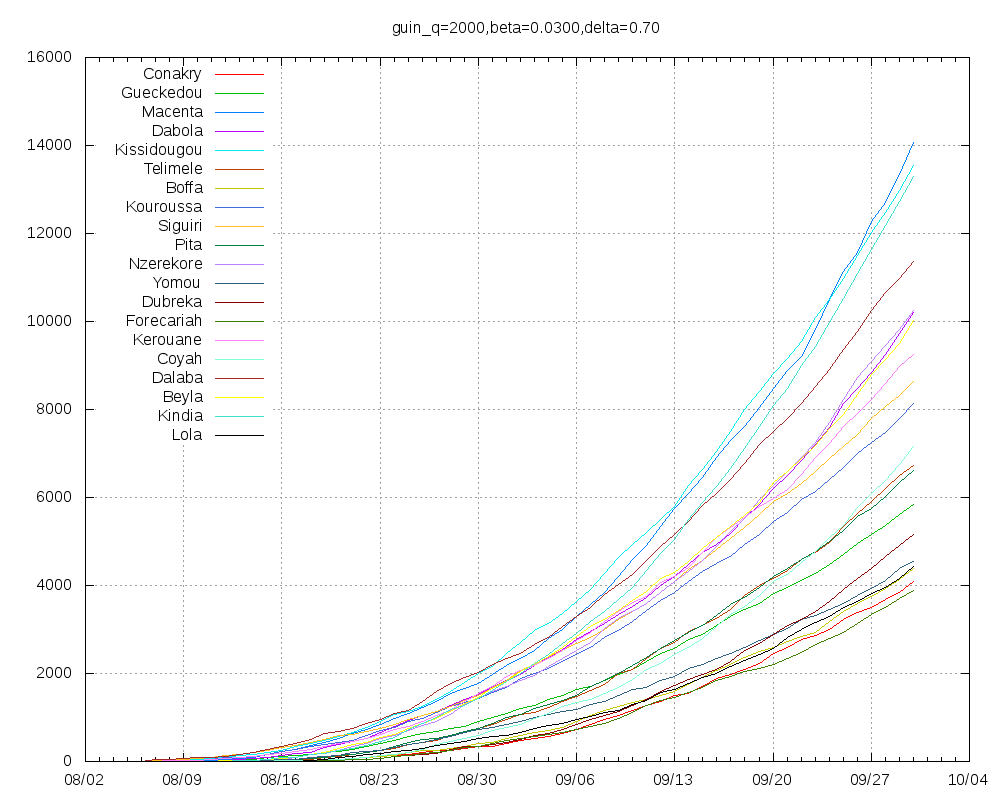

The gnuplot source for this figure:
set title "guin_q=2000,beta=0.0300,delta=0.70"
set key top left
set grid
set xdata time
set timefmt "%Y-%m-%d"
set terminal png size 1000,800
set output "guin_q=2000,beta=0.0300,delta=0.70.png"
plot "Conakry.tab" using 1:2 title "Conakry" with lines,"Gueckedou.tab" using 1:2 title "Gueckedou" with lines,"Macenta.tab" using 1:2 title "Macenta" with lines,"Dabola.tab" using 1:2 title "Dabola" with lines,"Kissidougou.tab" using 1:2 title "Kissidougou" with lines,"Telimele.tab" using 1:2 title "Telimele" with lines,"Boffa.tab" using 1:2 title "Boffa" with lines,"Kouroussa.tab" using 1:2 title "Kouroussa" with lines,"Siguiri.tab" using 1:2 title "Siguiri" with lines,"Pita.tab" using 1:2 title "Pita" with lines,"Nzerekore.tab" using 1:2 title "Nzerekore" with lines,"Yomou.tab" using 1:2 title "Yomou" with lines,"Dubreka.tab" using 1:2 title "Dubreka" with lines,"Forecariah.tab" using 1:2 title "Forecariah" with lines,"Kerouane.tab" using 1:2 title "Kerouane" with lines,"Coyah.tab" using 1:2 title "Coyah" with lines,"Dalaba.tab" using 1:2 title "Dalaba" with lines,"Beyla.tab" using 1:2 title "Beyla" with lines,"Kindia.tab" using 1:2 title "Kindia" with lines,"Lola.tab" using 1:2 title "Lola" with lines
